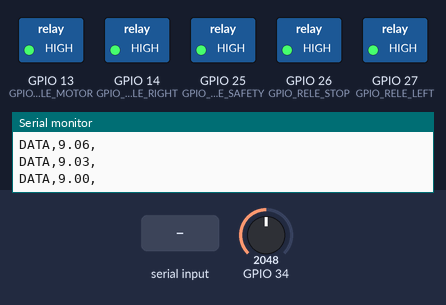
A sketch run on a simulated ESP32. Shown: switched loads named in the sketch (green lamp = pin HIGH), the last lines printed to the serial monitor. The inputs (shaded band) are chosen by the test bench; at power-on: GPIO 34 = 2048 (analog values on the 0–4095 scale).

Above: at 1.7 s.
1.8 s: "CMD,90\n" received over Serial
At 2.9 s:
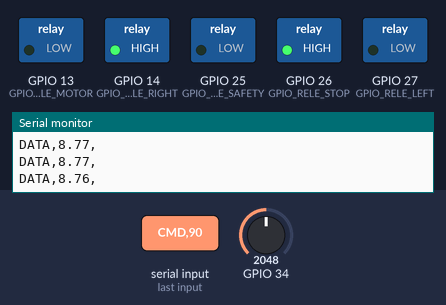
3.3 s: "CMD,\n" received over Serial
At 4.6 s:
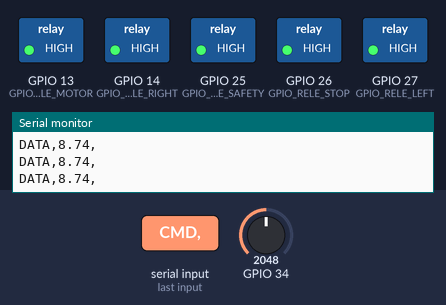
Timing chart, 0 to 6.3 s (numbered marks = the images above; inputs shaded):
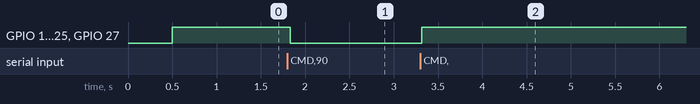

The sketch:

Robot_Safety_Simplify_Serial.ino
```cpp
                   //______DEFINICION DE GPIO________________________________-
#define GPIO_VOLTAJE_12V 34

#define GPIO_RELE_STOP 26
#define GPIO_RELE_LEFT 27
#define GPIO_RELE_RIGHT 14
#define GPIO_RELE_SAFETY 25
#define GPIO_RELE_MOTOR 13
//___________________________________________


//_____________VARIABLES_________________________________________
float voltage_12V = 0.0;
//___________________________________________

//_____________cariables para seguridad de microros y serial______________
unsigned long last_serial_activity = 0;
const unsigned long SERIAL_TIMEOUT_MS = 2000; // 2 segundos sin actividad serial
bool serial_connected = false;
bool reset = false;

//_____________________________________________________________________

//________TIEMPO SERIAL___________________
const int sampleTime_serial = 50;  // Tiempo de muestreo milisegundos
unsigned long lastTime_serial = 0;
//_______________________________________

//________________VARIABLES GLOBALES DE MICROROS__________________
const int led_error = 2;
//_______________________________________________________

void setup() {
  Serial.begin(115200);
  analogReadResolution(12);
  analogSetPinAttenuation(GPIO_VOLTAJE_12V, ADC_11db);
  delay(500);

  //___________RELES___________________
  pinMode(GPIO_RELE_MOTOR, OUTPUT);
  pinMode(GPIO_RELE_STOP, OUTPUT);
  pinMode(GPIO_RELE_LEFT, OUTPUT);
  pinMode(GPIO_RELE_RIGHT, OUTPUT);
  pinMode(GPIO_RELE_SAFETY, OUTPUT);

  digitalWrite(GPIO_RELE_MOTOR, HIGH);
  digitalWrite(GPIO_RELE_STOP, HIGH);
  digitalWrite(GPIO_RELE_LEFT, HIGH);
  digitalWrite(GPIO_RELE_RIGHT, HIGH);
  digitalWrite(GPIO_RELE_SAFETY, HIGH);

  // Opcional: espera Serial (solo si necesitas debugging tempranero)
  unsigned long start = millis();
  while (!Serial && millis() - start < 2000) {
    delay(10);  // espera max 2s
  }

}

void loop() {
  //watchdog();

  if (millis() - lastTime_serial > sampleTime_serial) {
    voltage_12V = readVoltage(GPIO_VOLTAJE_12V);
    lastTime_serial = millis();
    enviarDatos(voltage_12V);
    recibirDatos();
  }
}
```

voltage.ino
```cpp
//voltage.ino
#define ADC_RESOLUTION 4095.0
#define VREF 3.3

// Calibración basada en mediciones reales
// Punto 1: ADC=717 → 3.45V
// Punto 2: ADC=2921 → 12.21V
#define ADC_PUNTO_BAJO 717.0
#define ADC_PUNTO_ALTO 2921.0
#define VOLTAJE_PUNTO_BAJO 3.45
#define VOLTAJE_PUNTO_ALTO 12.21

float voltajeFiltrado = 12.0;  // Variable para el filtro (mejor nombre)

float readVoltage(int GPIO){
  int rawValue = analogRead(GPIO);

  // Para ADC=0, retornar 0 directamente
  if (rawValue == 0) {
    voltajeFiltrado = 0.0;  // Reiniciar filtro
    return 0.0;
  }

  // Cálculo de la pendiente (m) y punto de corte (b)
  float m = (VOLTAJE_PUNTO_ALTO - VOLTAJE_PUNTO_BAJO) / (ADC_PUNTO_ALTO - ADC_PUNTO_BAJO);
  float b = VOLTAJE_PUNTO_BAJO - m * ADC_PUNTO_BAJO;

  float voltageIn = m * rawValue + b;

  // Filtro pasa-bajos: 90% valor anterior + 10% lectura nueva
  // Esto elimina ruido sin afectar la medición de batería que cambia lentamente
  voltajeFiltrado = 0.9 * voltajeFiltrado + 0.1 * voltageIn;
  return voltajeFiltrado;
}
```

serial_configuration.ino
```cpp
// serial_configuration.ino
void enviarDatos(float V12) {
  // Usar buffer para reducir fragmentación de strings
  char buffer[50];
  snprintf(buffer, sizeof(buffer), "DATA,%.2f,\n", V12);
  Serial.print(buffer);
  //Serial.flush();
}

void recibirDatos() {
  if (Serial.available() > 0) {
    last_serial_activity = millis();
    serial_connected = true;

    String input = Serial.readStringUntil('\n');
    input.trim();

    if (input.startsWith("CMD,")) {
      int firstComma = input.indexOf(',');

      if (firstComma != -1) {
        String rele_str = input.substring(firstComma + 1);

        uint8_t rele_cmd = (uint8_t)rele_str.toInt();
        /*Serial.println("MOTOR: " + String(rele_cmd & (1 << 0)));
        Serial.println("STOP: " + String(rele_cmd & (1 << 1)));
        Serial.println("LEFT: " + String(rele_cmd & (1 << 2)));
        Serial.println("RIGHT: " + String(rele_cmd & (1 << 3)));
        Serial.println("SAFETY: " + String(rele_cmd & (1 << 4)));
        Serial.println("");*/


        digitalWrite(GPIO_RELE_STOP,  rele_cmd & (1 << 0) ? LOW : HIGH);
        digitalWrite(GPIO_RELE_LEFT,     rele_cmd & (1 << 1) ? LOW : HIGH);
        digitalWrite(GPIO_RELE_RIGHT,     rele_cmd & (1 << 2) ? LOW : HIGH);
        digitalWrite(GPIO_RELE_SAFETY,    rele_cmd & (1 << 3) ? LOW : HIGH);
        digitalWrite(GPIO_RELE_MOTOR,   rele_cmd & (1 << 4) ? LOW : HIGH);

      }
    }
  }
}

void watchdog() {
  if (millis() - last_serial_activity > SERIAL_TIMEOUT_MS) {
    serial_connected = false;
    digitalWrite(GPIO_RELE_MOTOR, HIGH);
    digitalWrite(GPIO_RELE_STOP, HIGH);
    digitalWrite(GPIO_RELE_LEFT, HIGH);
    digitalWrite(GPIO_RELE_RIGHT, HIGH);
    digitalWrite(GPIO_RELE_SAFETY, HIGH);
  } else {
    serial_connected = true;
  }
}
```

Measured:
- after the input at 1.8 s, GPIO 13 (GPIO_RELE_MOTOR), GPIO 25 (GPIO_RELE_SAFETY), GPIO 27 (GPIO_RELE_LEFT): HIGH → LOW at once
- after the input at 3.3 s, GPIO 13 (GPIO_RELE_MOTOR), GPIO 25 (GPIO_RELE_SAFETY), GPIO 27 (GPIO_RELE_LEFT): LOW → HIGH at once
